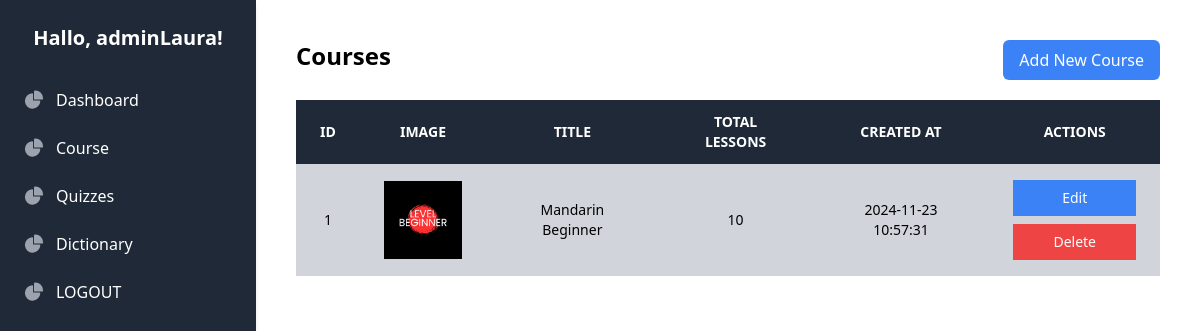
The page /admin-panel/admin-Course.php (signed in) on the database its author committed.
### tables this page shows
CREATE TABLE `tbl_course` (
  `course_id` int(11) NOT NULL,
  `imgCourse` text NOT NULL,
  `title` varchar(100) NOT NULL COMMENT 'Judul kursus',
  `level` enum('Beginner','Intermediate','Advanced') NOT NULL COMMENT 'Tingkatan kursus',
  `description` text NOT NULL COMMENT 'Deskripsi kursus',
  `total_lessons` int(11) NOT NULL,
  `created_at` timestamp NOT NULL DEFAULT current_timestamp() ON UPDATE current_timestamp() COMMENT 'Tanggal dan waktu pembuatan kursus'
);

### admin-panel/admin-Course.php (the view, shortened to what this page needs)
<?php
include_once './koneksi/koneksi-db.php';
$queryCourses = "SELECT course_id, imgCourse, title, total_lessons, created_at FROM tbl_course";
$resultCourses = mysqli_query($conn, $queryCourses);
?>
<!DOCTYPE html>
<html lang="en">
<head>
    <link rel="stylesheet" href="https://cdnjs.cloudflare.com/ajax/libs/font-awesome/6.4.0/css/all.min.css" />
    <script src="https://cdn.tailwindcss.com"></script>
</head>
<body class="m-0 font-sans flex">
    <aside id="default-sidebar" class="fixed top-0 left-0 z-40 w-64 h-screen bg-gray-800 text-white shadow-md">
        <div class="h-full px-4 py-6 overflow-y-auto">
            <h2 class="text-xl font-semibold mb-6 text-center">Hallo, <?php echo $_SESSION['admin']; ?>!</h2>
            <nav>
                <a href="./admin-dashboard.php" class="flex hover:bg-gray-700 px-2 py-3 items-center rounded-md group">
                    <span class="ms-3">Dashboard</span>
                </a>
                <a href="./admin-Course.php" class="flex hover:bg-gray-700 px-2 py-3 items-center rounded-md group">
                    <span class="ms-3">Course</span>
                </a>
                <a href="./admin-Quizzes.php" class="flex hover:bg-gray-700 px-2 py-3 items-center rounded-md group">
                    <span class="ms-3">Quizzes</span>
                </a>
                <a href="./admin-Dictionary.php" class="flex hover:bg-gray-700 px-2 py-3 items-center rounded-md group">
                    <span class="ms-3">Dictionary</span>
                </a>
                <a href="./controller/logout.php" class="flex hover:bg-gray-700 px-2 py-3 items-center rounded-md group">
                    <span class="ms-3">LOGOUT</span>
                </a>
            </nav>
        </div>
    </aside>
    <div id="content" class="w-full flex flex-col ml-64 p-10 gap-5">
        <div class="flex flex-row justify-between item-center">
            <h1 class="text-2xl font-bold">Courses</h1>
            <a href="./course/addCourse.php">
                <button class="bg-blue-500 text-white px-4 py-2 rounded-md hover:bg-blue-800">Add New Course</button>
            </a>
        </div>
        <table class="w-full text-left text-sm text-gray-500 dark:text-gray-400">
            <thead class="ttext-xs text-gray-700 uppercase bg-gray-800">
                <tr class="text-center text-white">
                    <th class="px-6 py-3">ID</th>
                    <th class="px-6 py-3">Image</th>
                    <th class="px-6 py-3">Title</th>
                    <th class="px-6 py-3">Total Lessons</th>
                    <th class="px-6 py-3">Created At</th>
                    <th class="px-6 py-3">Actions</th>
                </tr>
            </thead>
            <tbody >
                <?php while ($row = mysqli_fetch_assoc($resultCourses)) : ?>
                    <tr class="bg-gray-300 text-black text-center">
                        <td class="px-6 py-4"><?php echo htmlspecialchars($row['course_id']); ?></td>
                        <td class="px-6 py-4">
                            <img src="../uploads/<?php echo htmlspecialchars($row['imgCourse']); ?>" alt="<?php echo htmlspecialchars($row['imgCourse']); ?>" class="w-20">
                        </td>
                        <td class="px-6 py-4"><?php echo htmlspecialchars($row['title']); ?></td>
                        <td class="px-6 py-4"><?php echo htmlspecialchars($row['total_lessons']); ?></td>
                        <td class="px-6 py-4"><?php echo htmlspecialchars($row['created_at']); ?></td>
                        <td class="px-6 py-4 flex flex-col gap-2 min-h-full">
                            <a href="./course/editCourse.php?id=<?php echo htmlspecialchars($row['course_id']); ?>" class="w-full bg-blue-500 text-white py-2 px-10 hover:bg-blue-900">Edit</a>
                            <a href="./controller/deleteCourse.php?id=<?php  echo htmlspecialchars($row['course_id']); ?>" class="w-full bg-red-500 text-white py-2 px-10 hover:bg-red-900">Delete</a>
                        </td>
                    </tr>
                <?php endwhile; ?>
            </tbody>
        </table>
    </div>
</body>
</html>

### rows shown on the page
tbl_course: course_id "1", imgCourse (picture), title "Mandarin Beginner", total_lessons "10", created_at "2024-11-23 10:57:31"

### other values the page prints
$_SESSION['admin'] "adminLaura"
